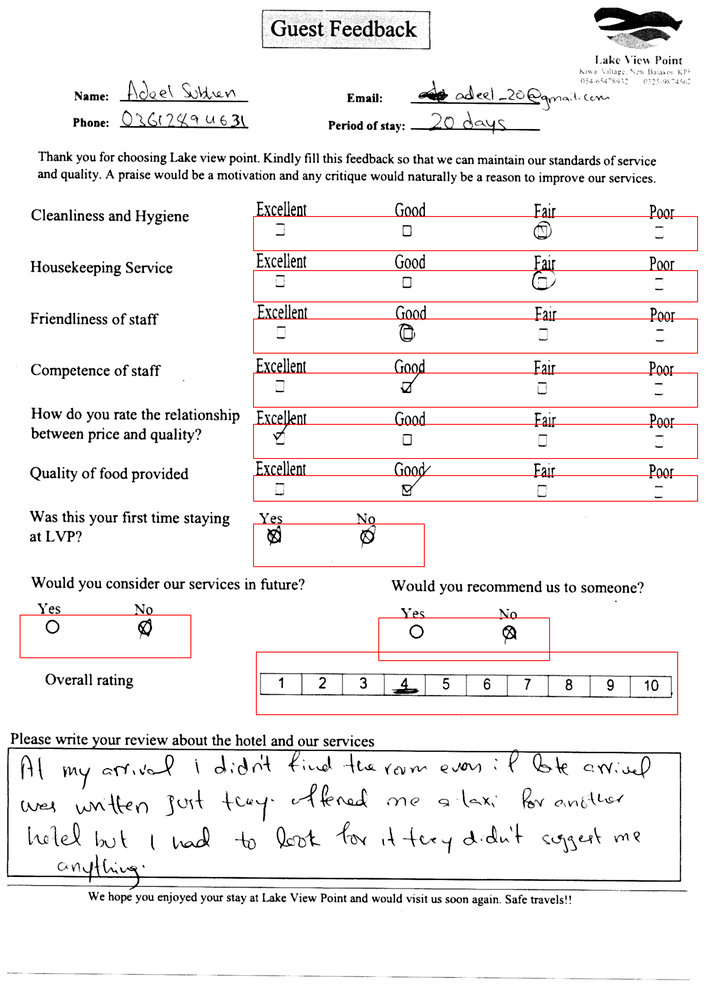
#> input picture Lab_4/Saida_n_Form16.png, 706 x 999 px, shrunk from 2480 x 3509 before the run
$ python remove_noise.py ../Saida_n_Form16.png
#> lines starting #> are read from the running program, lines starting #| are printed output that depends on the picture
import cv2
import numpy as np
import sys

# Verificar se o caminho da imagem foi fornecido como argumento
if len(sys.argv) < 2:
    print("Por favor, forneça o caminho da imagem como argumento.")
    sys.exit(1)

# Carregar a imagem
image_path = sys.argv[1]
image = cv2.imread(image_path)
#> image is the input picture: shape (999, 706, 3); mean B, G, R 240.3, 240.3, 243

# Verificar se a imagem foi carregada corretamente
if image is None:
    print("Erro ao carregar a imagem.")
    sys.exit(1)

# Converter a imagem para escala de cinza
gray = cv2.cvtColor(image, cv2.COLOR_BGR2GRAY)
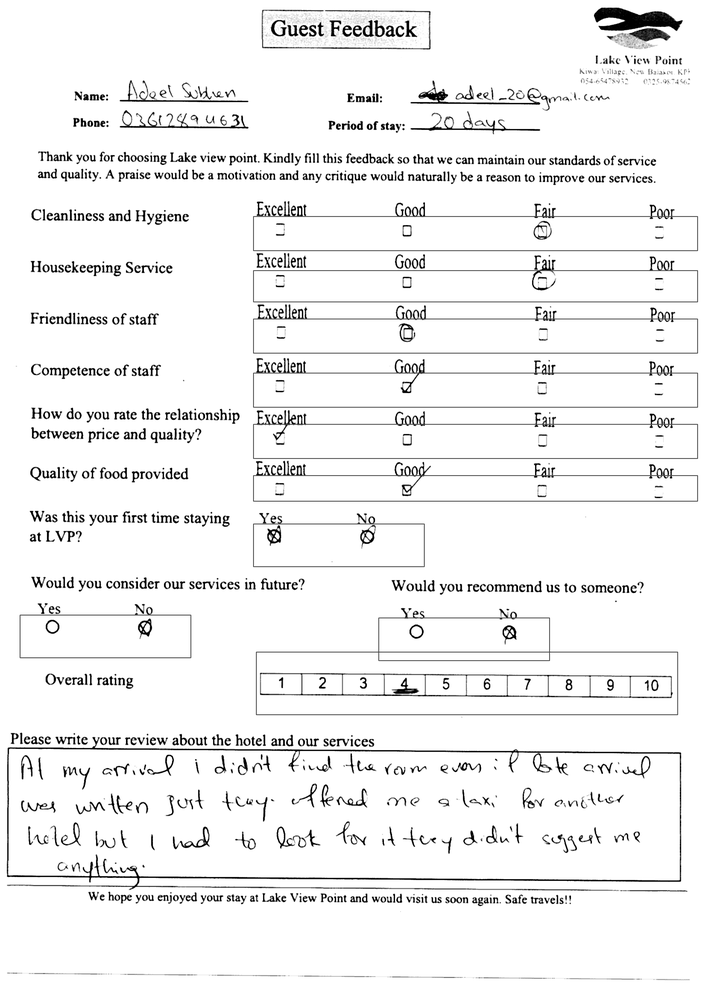
#> gray: shape (999, 706); min 0, max 255, mean 241.1

# Definir um kernel retangular vertical
kernel = np.ones((5, 1), np.uint8)

# Aplicar a operação de dilatação para preencher o risco vertical
dilated = cv2.dilate(gray, kernel, iterations=1)
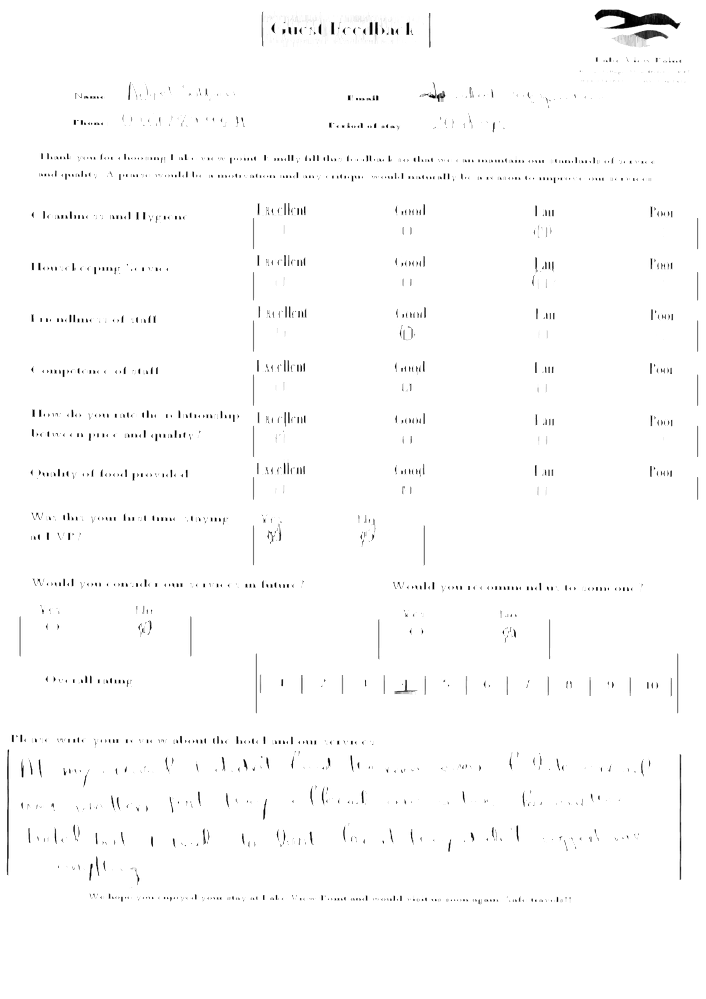
#> dilated: shape (999, 706); min 0, max 255, mean 252

# Subtrair a imagem dilatada da imagem original para remover o risco vertical
removed_vertical_line = cv2.subtract(dilated, gray)
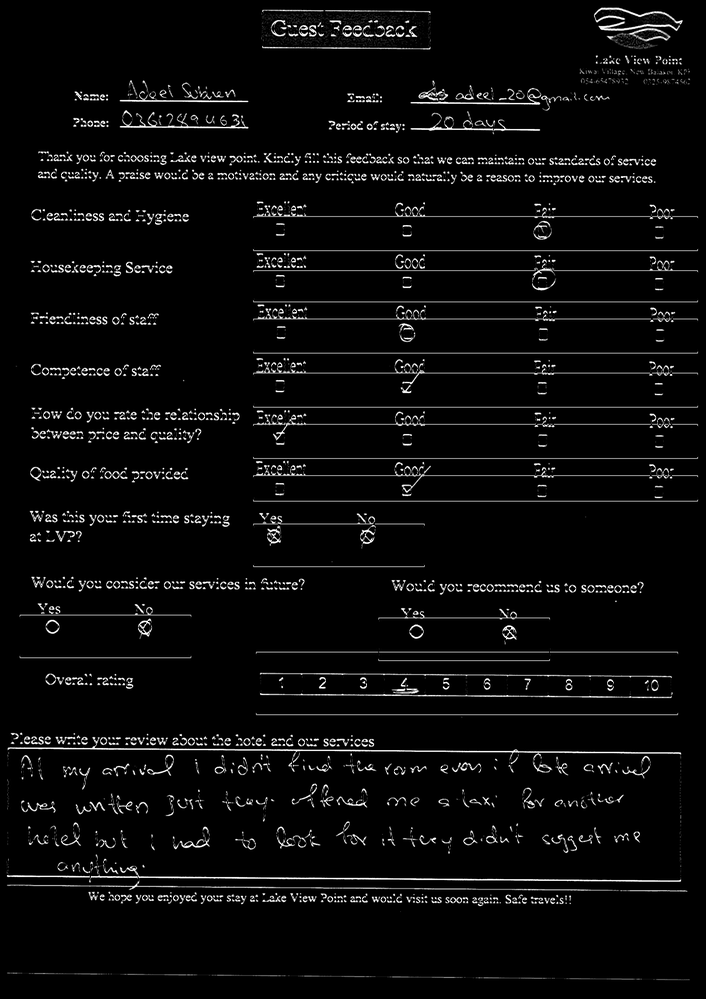
#> removed_vertical_line: shape (999, 706); min 0, max 255, mean 10.9

# Mostrar a imagem resultante
cv2.imwrite('Imagem_s_risco.png', removed_vertical_line)
